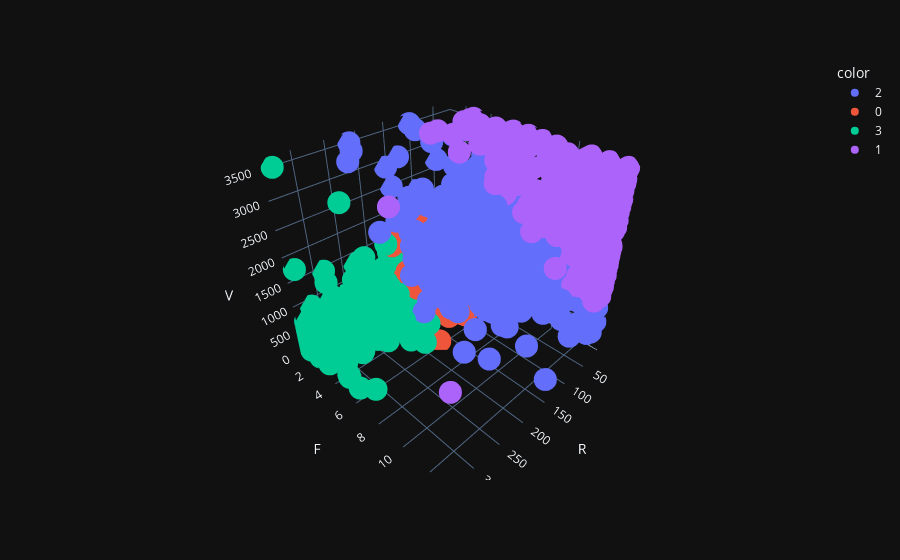

Write notebook code for a chart like this one.
### Code cell
px.scatter_3d(df_rfv_clip, x='R', y='F', z='V', color=kmeans_labels.astype(str), template='plotly_dark')

### Figure 1 — Plotly figure (JSON) as saved in the notebook; plotly's stock layout.template omitted (floating-point values rounded to 4 significant figures; data arrays with more than 128 entries replaced by an {"elided": "..."} marker saying what was removed)
{"data": [{"hovertemplate": "color=2<br>R=%{x}<br>F=%{y}<br>V=%{z}<extra></extra>", "legendgroup": "2", "marker": {"color": "#636efa", "symbol": "circle"}, "mode": "markers", "name": "2", "scene": "scene", "showlegend": true, "type": "scatter3d", "x": {"elided": "859 int values"}, "y": {"elided": "859 int values"}, "z": {"elided": "859 float values"}}, {"hovertemplate": "color=0<br>R=%{x}<br>F=%{y}<br>V=%{z}<extra></extra>", "legendgroup": "0", "marker": {"color": "#EF553B", "symbol": "circle"}, "mode": "markers", "name": "0", "scene": "scene", "showlegend": true, "type": "scatter3d", "x": {"elided": "2034 int values"}, "y": {"elided": "2034 int values"}, "z": {"elided": "2034 int values"}}, {"hovertemplate": "color=3<br>R=%{x}<br>F=%{y}<br>V=%{z}<extra></extra>", "legendgroup": "3", "marker": {"color": "#00cc96", "symbol": "circle"}, "mode": "markers", "name": "3", "scene": "scene", "showlegend": true, "type": "scatter3d", "x": {"elided": "1031 int values"}, "y": {"elided": "1031 int values"}, "z": {"elided": "1031 float values"}}, {"hovertemplate": "color=1<br>R=%{x}<br>F=%{y}<br>V=%{z}<extra></extra>", "legendgroup": "1", "marker": {"color": "#ab63fa", "symbol": "circle"}, "mode": "markers", "name": "1", "scene": "scene", "showlegend": true, "type": "scatter3d", "x": {"elided": "412 int values"}, "y": {"elided": "412 int values"}, "z": {"elided": "412 float values"}}], "layout": {"legend": {"title": {"text": "color"}, "tracegroupgap": 0}, "margin": {"t": 60}, "scene": {"domain": {"x": [0, 1], "y": [0, 1]}, "xaxis": {"title": {"text": "R"}}, "yaxis": {"title": {"text": "F"}}, "zaxis": {"title": {"text": "V"}}}}}
